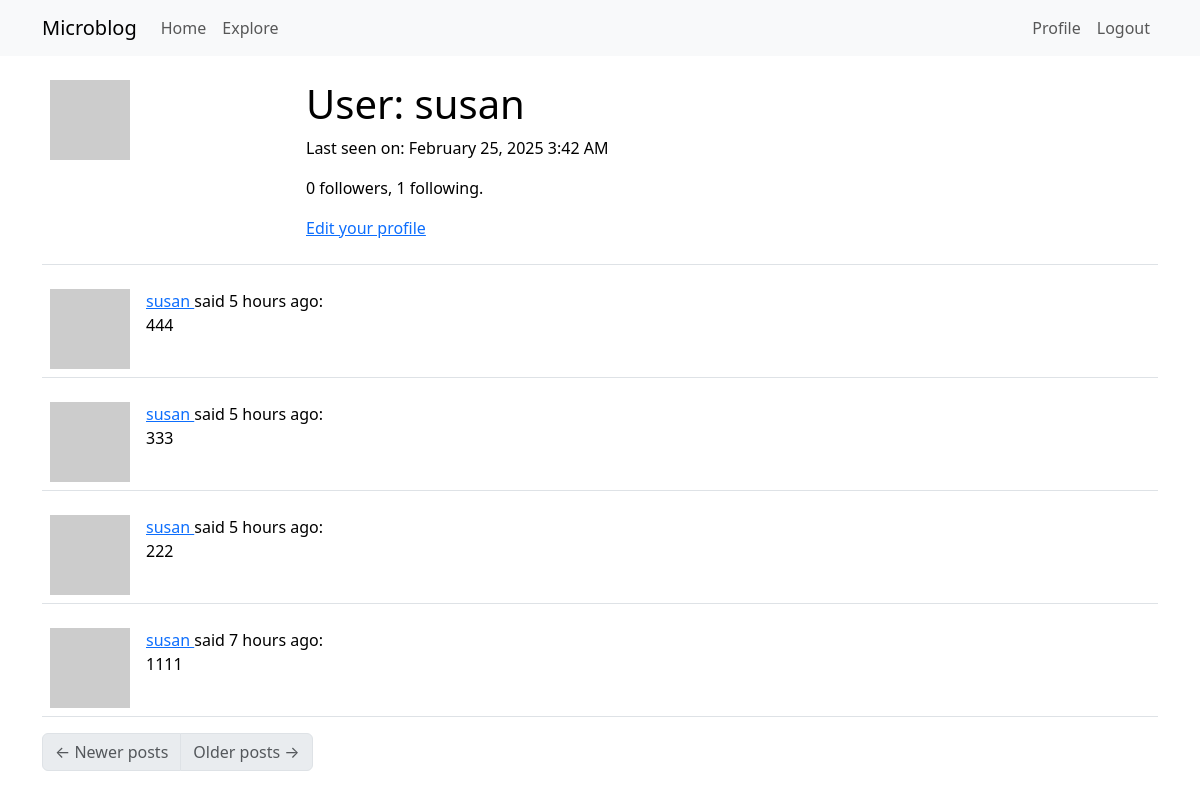
Screenshot of /user/susan (signed in) with the database file from the repository.
### src/models.py (models this page shows, shortened)
class User(UserMixin, db.Model):
    id = db.Column(db.Integer,primary_key = True)
    username = db.Column(db.String(64),index=True,unique=True )
    email = db.Column(db.String(120),index=True,unique=True)
    password_hash = db.Column(db.String(128))
    posts = db.relationship('Post',backref='author',lazy='dynamic')
    about_me = db.Column(db.String(140))
    last_seen = db.Column(db.DateTime,default=datetime.utcnow)
    followed = db.relationship(
        'User', secondary=followers,
        primaryjoin=(followers.c.follower_id == id),
        secondaryjoin=(followers.c.followed_id == id),
        backref=db.backref('followers', lazy='dynamic'), lazy='dynamic')
    def avatar(self,size):
        digest = md5(self.email.lower().encode('utf-8')).hexdigest()
        return 'https://www.gravatar.com/avatar/{}?d=identicon&s={}'.format(
            digest,
            size
        )
    @login.user_loader
    def load_user(id):
        return User.query.get(int(id))

class Post(db.Model):
    id = dn=db.Column(db.Integer,primary_key=True)
    body = db.Column(db.String(140))
    timestamp = db.Column(db.DateTime,index=True,default=datetime.utcnow) #使用UTC时间
    user_id = db.Column(db.Integer,db.ForeignKey('user.id'))

### src/routes.py (the view)
@app.route("/user/<username>")
@login_required
def user(username):
    user = User.query.filter_by(username=username).first_or_404() #获取不到用户时，返回404
    page = request.args.get('page', 1, type=int)
    posts = user.posts.order_by(Post.timestamp.desc()).paginate(
        page=page, per_page=app.config['POSTS_PER_PAGE'], error_out=False)
    next_url = url_for('user', username=user.username, page=posts.next_num) \
        if posts.has_next else None
    prev_url = url_for('user', username=user.username, page=posts.prev_num) \
        if posts.has_prev else None
    return render_template('user.html', user=user, posts=posts.items,
                           next_url=next_url, prev_url=prev_url)

### src/routes.py (called while the page is built)
@app.before_request
def before_request():
    if current_user.is_authenticated:
        current_user.last_seen = datetime.utcnow()
        db.session.commit()

### src/templates/user.html (shortened to what this page needs)
{% extends "base.html" %}
{% block content %}
    <table class="table table-hover">
        <tr>
            <td width="256px"><img src="{{ user.avatar(256) }}"></td>
            <td>
                <h1>User: {{ user.username }}</h1>
                {% if user.last_seen %}
                <p>Last seen on: {{ moment(user.last_seen).format('LLL') }}</p>
                {% endif %}
                <p>{{ user.followers.count() }} followers, {{ user.followed.count() }} following.</p>
                {% if user == current_user %}
                <p><a href="{{ url_for('edit_profile') }}">Edit your profile</a></p>
                {% endif %}
            </td>
        </tr>
    </table>
    {% for post in posts %}
        {% include '_post.html' %}
    {% endfor %}
    <nav aria-label="Post navigation">
        <ul class="pagination">
            <li class="page-item{% if not prev_url %} disabled{% endif %}">
                <a class="page-link" href="{{ prev_url }}">
                    <span aria-hidden="true">&larr;</span> Newer posts
                </a>
            </li>
            <li class="page-item{% if not next_url %} disabled{% endif %}">
                <a class="page-link" href="{{ next_url }}">
                    Older posts <span aria-hidden="true">&rarr;</span>
                </a>
            </li>
        </ul>
    </nav>
{% endblock %}

### src/templates/_post.html
<table class="table table-hover">
    <tr>
        <td width="70px">
            <a href="{{ url_for('user', username=post.author.username) }}">
                <img src="{{ post.author.avatar(70) }}" />
            </a>
        </td>
        <td>
            <a href="{{ url_for('user', username=post.author.username) }}">
                {{ post.author.username }}
            </a>
            said {{ moment(post.timestamp).fromNow() }}:
            <br>
            {{ post.body }}
        </td>
    </tr>
</table>

### rows the page displays
User: username "susan", last_seen "February 25, 2025 3:42 AM"
Post: author.username "susan", timestamp "5 hours ago", body "444"
Post: author.username "susan", timestamp "5 hours ago", body "333"
Post: author.username "susan", timestamp "5 hours ago", body "222"
Post: author.username "susan", timestamp "7 hours ago", body "1111"

### other values shown
{{ user.followers.count() }} "0"
{{ user.followed.count() }} "1"
